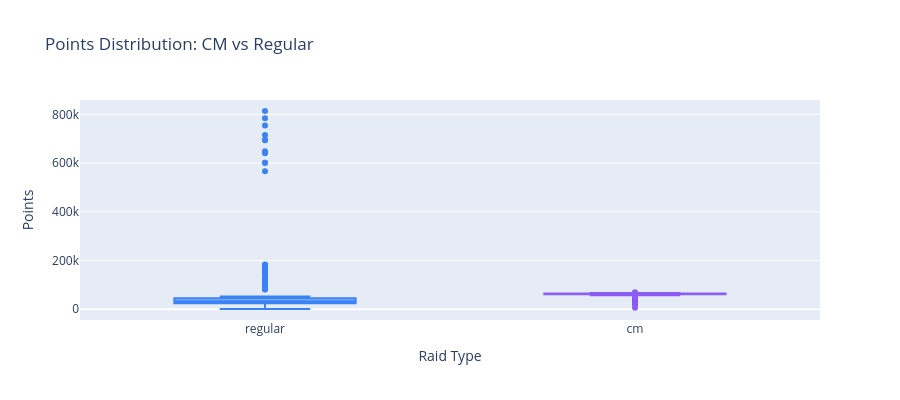

Here is the notebook cell this chart was saved with:
### Code cell
fig = px.box(
    df.to_pandas(),
    x="raid_type",
    y="points",
    color="raid_type",
    color_discrete_map={"cm": "#8b5cf6", "regular": "#3b82f6"},
    points="outliers",
    title="Points Distribution: CM vs Regular",
    labels={"raid_type": "Raid Type", "points": "Points"},
)
fig.update_layout(height=400, showlegend=False)
fig.show()

### Figure 1 — Plotly figure (JSON) as saved in the notebook; plotly's stock layout.template omitted (floating-point values rounded to 4 significant figures; data arrays with more than 128 entries replaced by an {"elided": "..."} marker saying what was removed)
{"data": [{"alignmentgroup": "True", "boxpoints": "outliers", "hovertemplate": "Raid Type=%{x}<br>Points=%{y}<extra></extra>", "legendgroup": "regular", "marker": {"color": "#3b82f6"}, "name": "regular", "notched": false, "offsetgroup": "regular", "orientation": "v", "showlegend": true, "type": "box", "x": {"elided": "595 str values"}, "x0": " ", "xaxis": "x", "y": {"elided": "595 int values"}, "y0": " ", "yaxis": "y"}, {"alignmentgroup": "True", "boxpoints": "outliers", "hovertemplate": "Raid Type=%{x}<br>Points=%{y}<extra></extra>", "legendgroup": "cm", "marker": {"color": "#8b5cf6"}, "name": "cm", "notched": false, "offsetgroup": "cm", "orientation": "v", "showlegend": true, "type": "box", "x": {"elided": "453 str values"}, "x0": " ", "xaxis": "x", "y": {"elided": "453 int values"}, "y0": " ", "yaxis": "y"}], "layout": {"boxmode": "overlay", "height": 400, "legend": {"title": {"text": "Raid Type"}, "tracegroupgap": 0}, "showlegend": false, "title": {"text": "Points Distribution: CM vs Regular"}, "xaxis": {"anchor": "y", "categoryarray": ["regular", "cm"], "categoryorder": "array", "domain": [0, 1], "title": {"text": "Raid Type"}}, "yaxis": {"anchor": "x", "domain": [0, 1], "title": {"text": "Points"}}}}
